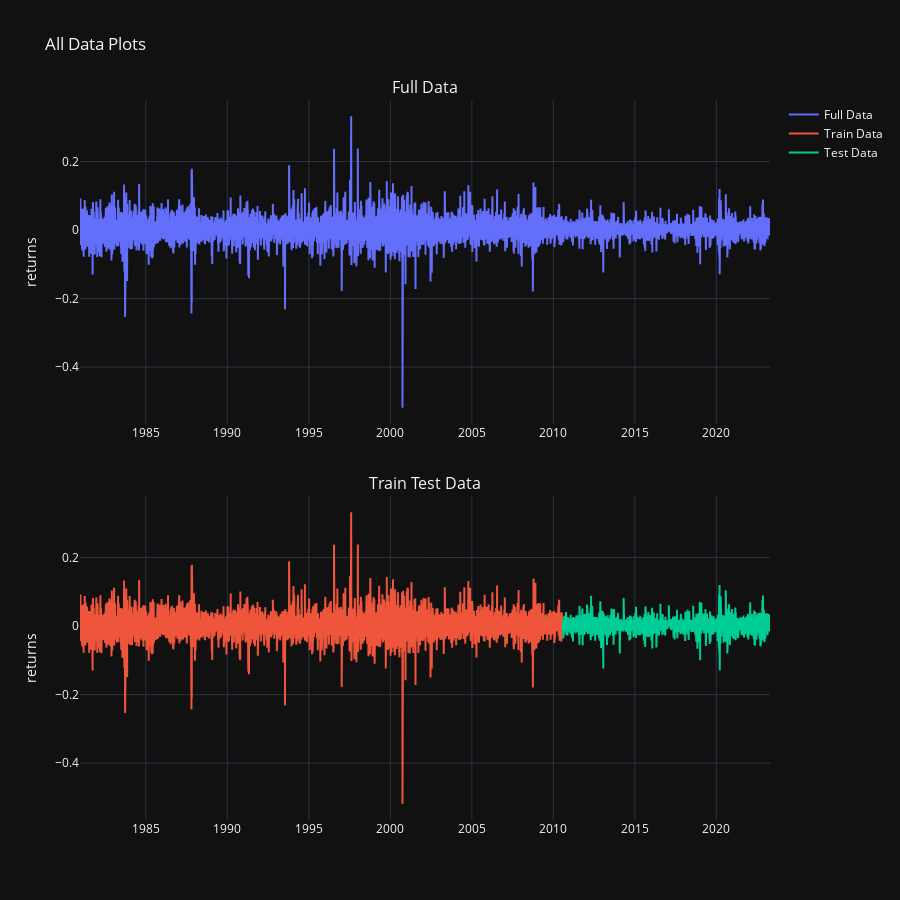

Notebook code cell kept with this figure:
### Code cell
class data_prep(TargetVariable):
    def __init__(
        self,
        df: pd.DataFrame,
        target_column: str,
        n_lags: int = 3,
        testsize: float = 0.3,
        random_state: int = 101,
        shuffle=False,
    ) -> None:
        super().__init__(df)
        self.target_column = target_column
        self.testsize = testsize
        self.random_state = random_state
        self.shuffle = shuffle
        self.data = self.generate_all(n_lags=n_lags)
        self.X = self.data.drop(columns=[self.target_column])
        self.y = self.data[[self.target_column]]
        self.__train_test_split()

    def __train_test_split(self):
        X_train, X_test, y_train, y_test = train_test_split(
            self.X,
            self.y,
            test_size=self.testsize,
            shuffle=self.shuffle,
            random_state=self.random_state,
        )
        self.X_train = X_train.sort_index()
        self.X_test = X_test.sort_index()
        self.y_train = y_train.sort_index()
        self.y_test = y_test.sort_index()

    def plot_full_data(self):
        fig = go.Figure()
        fig.add_trace(
            go.Scatter(
                x=self.data.index,
                y=self.data[self.target_column],
                mode='lines',
                name='Full Data'
            )
        )
        fig.update_layout(
            title='Full Data',
            xaxis_title='Index',
            yaxis_title=self.target_column
        )
        return fig

    def plot_train_test_data(self):
        fig = go.Figure()

        fig.add_trace(
            go.Scatter(
                x=self.X_train.index,
                y=self.y_train[self.target_column],
                mode='lines',
                name='Train Data'
            )
        )
        fig.add_trace(
            go.Scatter(
                x=self.X_test.index,
                y=self.y_test[self.target_column],
                mode='lines',
                name='Test Data'
            )
        )

        fig.update_layout(
            title='Train and Test Data',
            xaxis_title='Index',
            yaxis_title=self.target_column
        )
        return fig

    def plot_all_data(self):
        fig = make_subplots(
            rows=2,
            cols=1,
            shared_xaxes=False,
            shared_yaxes=True,
            vertical_spacing=0.1,
            subplot_titles=("Full Data", "Train Test Data")
        )

        fig.add_trace(
            go.Scatter(
                x=self.data.index,
                y=self.data[self.target_column],
                mode='lines',
                name='Full Data'
            ),
            row=1,
            col=1
        )
        fig.add_trace(
            go.Scatter(
                x=self.X_train.index,
                y=self.y_train[self.target_column],
                mode='lines',
                name='Train Data'
            ),
            row=2,
            col=1
        )
        fig.add_trace(
            go.Scatter(
                x=self.X_test.index,
                y=self.y_test[self.target_column],
                mode='lines',
                name='Test Data'
            ),
            row=2,
            col=1
        )

        fig.update_layout(
            height=900,
            width=900,
            title_text="All Data Plots",
            yaxis_title=self.target_column,
            yaxis2_title=self.target_column
        )
        return fig


# Choose the target variable representation (e.g., 'returns', 'log_returns', 'diff', or 'close')
target_column = 'returns'

# Initialize the data_prep class and prepare the data
data_preparer = data_prep(stock.data, target_column, n_lags=3)

# Use the prepared data for training and evaluating models or creating plots
data_preparer.plot_all_data()

### Figure 1 — Plotly figure (JSON) as saved in the notebook; plotly's stock layout.template omitted (floating-point values rounded to 4 significant figures; data arrays with more than 128 entries replaced by an {"elided": "..."} marker saying what was removed)
{"data": [{"mode": "lines", "name": "Full Data", "type": "scatter", "x": {"elided": "10672 str values"}, "xaxis": "x", "y": {"elided": "10672 float values"}, "yaxis": "y"}, {"mode": "lines", "name": "Train Data", "type": "scatter", "x": {"elided": "7470 str values"}, "xaxis": "x2", "y": {"elided": "7470 float values"}, "yaxis": "y2"}, {"mode": "lines", "name": "Test Data", "type": "scatter", "x": {"elided": "3202 str values"}, "xaxis": "x2", "y": {"elided": "3202 float values"}, "yaxis": "y2"}], "layout": {"annotations": [{"font": {"size": 16}, "showarrow": false, "text": "Full Data", "x": 0.5, "xanchor": "center", "xref": "paper", "y": 1, "yanchor": "bottom", "yref": "paper"}, {"font": {"size": 16}, "showarrow": false, "text": "Train Test Data", "x": 0.5, "xanchor": "center", "xref": "paper", "y": 0.45, "yanchor": "bottom", "yref": "paper"}], "height": 900, "title": {"text": "All Data Plots"}, "width": 900, "xaxis": {"anchor": "y", "domain": [0, 1]}, "xaxis2": {"anchor": "y2", "domain": [0, 1]}, "yaxis": {"anchor": "x", "domain": [0.55, 1], "title": {"text": "returns"}}, "yaxis2": {"anchor": "x2", "domain": [0, 0.45], "title": {"text": "returns"}}}}
